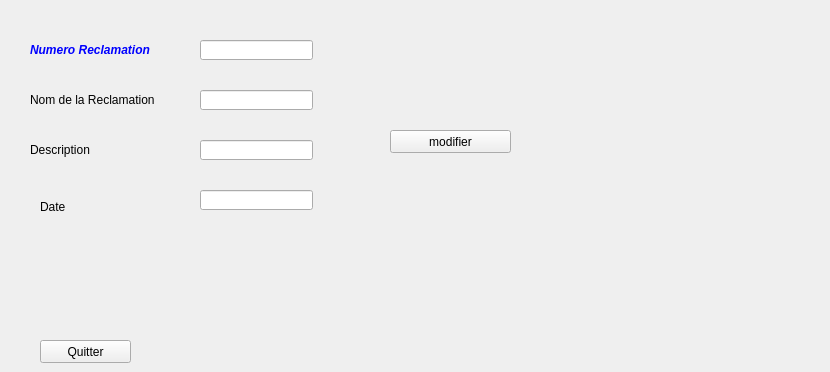
        <widget class="QWidget" name="tab_8">
         <attribute name="title">
          <string>Modifier une Reclamation</string>
         </attribute>
         <widget class="QLineEdit" name="lineEdit_nomR2">
          <property name="geometry">
           <rect>
            <x>200</x>
            <y>90</y>
            <width>113</width>
            <height>20</height>
           </rect>
          </property>
         </widget>
         <widget class="QLineEdit" name="codeR2">
          <property name="geometry">
           <rect>
            <x>200</x>
            <y>40</y>
            <width>113</width>
            <height>20</height>
           </rect>
          </property>
         </widget>
         <widget class="QLabel" name="label_5">
          <property name="geometry">
           <rect>
            <x>30</x>
            <y>90</y>
            <width>131</width>
            <height>20</height>
           </rect>
          </property>
          <property name="text">
           <string>Nom de la Reclamation</string>
          </property>
         </widget>
         <widget class="QLineEdit" name="dateR2">
          <property name="geometry">
           <rect>
            <x>200</x>
            <y>190</y>
            <width>113</width>
            <height>20</height>
           </rect>
          </property>
         </widget>
         <widget class="QLabel" name="label_6">
          <property name="geometry">
           <rect>
            <x>30</x>
            <y>40</y>
            <width>131</width>
            <height>20</height>
           </rect>
          </property>
          <property name="text">
           <string>&lt;html&gt;&lt;head/&gt;&lt;body&gt;&lt;p&gt;&lt;span style=&quot; font-weight:600; font-style:italic; color:#0000ff;&quot;&gt;Numero Reclamation&lt;/span&gt;&lt;/p&gt;&lt;/body&gt;&lt;/html&gt;</string>
          </property>
         </widget>
         <widget class="QLineEdit" name="lineEdit_descriptionR2">
          <property name="geometry">
           <rect>
            <x>200</x>
            <y>140</y>
            <width>113</width>
            <height>20</height>
           </rect>
          </property>
         </widget>
         <widget class="QLabel" name="label_7">
          <property name="geometry">
           <rect>
            <x>30</x>
            <y>140</y>
            <width>81</width>
            <height>20</height>
           </rect>
          </property>
          <property name="text">
           <string>Description</string>
          </property>
         </widget>
         <widget class="QLabel" name="label_8">
          <property name="geometry">
           <rect>
            <x>40</x>
            <y>200</y>
            <width>47</width>
            <height>14</height>
           </rect>
          </property>
          <property name="text">
           <string>Date</string>
          </property>
         </widget>
         <widget class="QPushButton" name="pb_modifier_rec">
          <property name="geometry">
           <rect>
            <x>390</x>
            <y>130</y>
            <width>121</width>
            <height>23</height>
           </rect>
          </property>
          <property name="text">
           <string>modifier</string>
          </property>
         </widget>
         <widget class="QPushButton" name="pushButton_9">
          <property name="geometry">
           <rect>
            <x>40</x>
            <y>340</y>
            <width>91</width>
            <height>23</height>
           </rect>
          </property>
          <property name="text">
           <string>Quitter</string>
          </property>
         </widget>
         <widget class="QLabel" name="label_14">
          <property name="geometry">
           <rect>
            <x>650</x>
            <y>20</y>
            <width>171</width>
            <height>101</height>
           </rect>
          </property>
          <property name="styleSheet">
           <string notr="true">image: url(:/128600931_1102401160197019_8051103514919619627_n.png);</string>
          </property>
          <property name="text">
           <string/>
          </property>
          <property name="pixmap">
           <pixmap>../../Downloads/128600931_1102401160197019_8051103514919619627_n.png</pixmap>
          </property>
          <property name="scaledContents">
           <bool>true</bool>
          </property>
          <property name="wordWrap">
           <bool>false</bool>
          </property>
          <property name="openExternalLinks">
           <bool>false</bool>
          </property>
         </widget>
        </widget>
